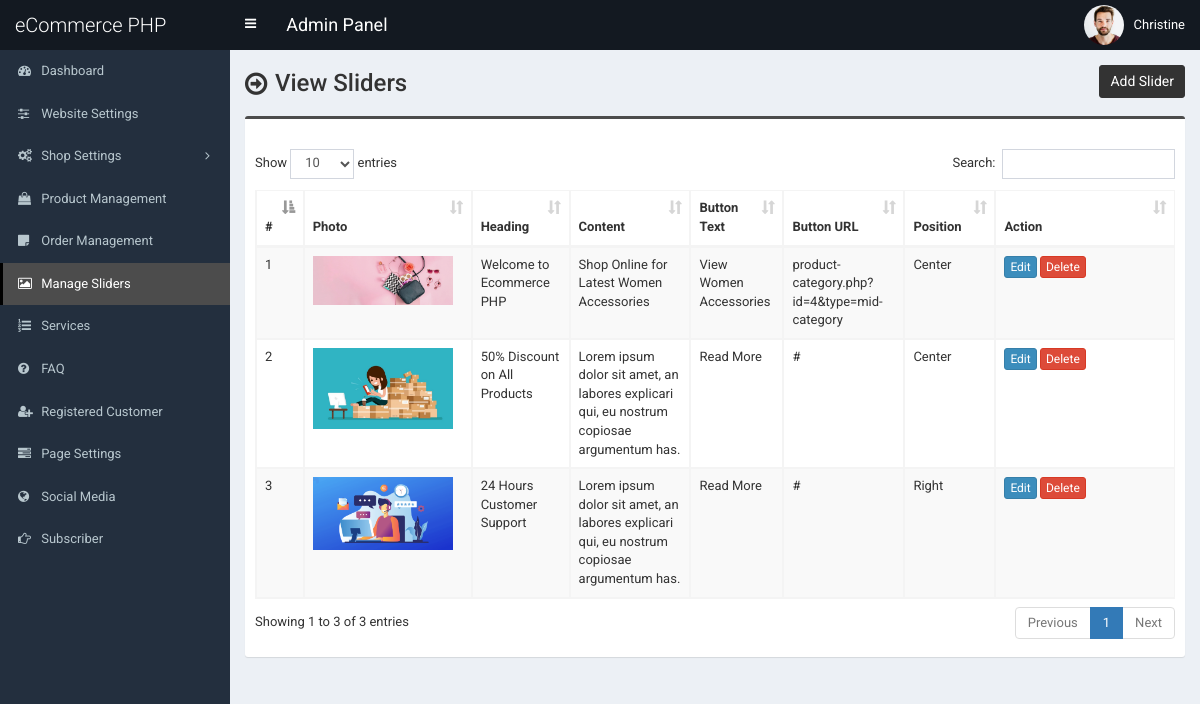
The page /admin/slider.php (signed in) on the database as committed earlier.
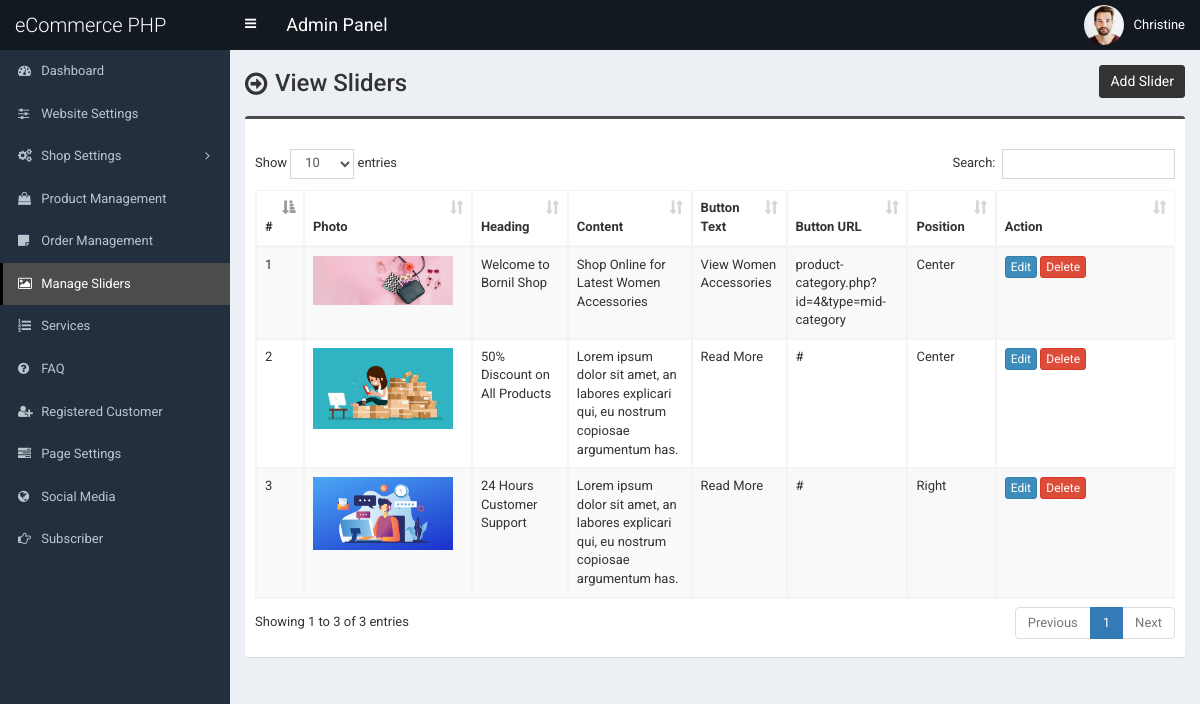
The same page on the database as committed later.
### tables this page shows
CREATE TABLE `tbl_slider` (
  `id` int(11) NOT NULL,
  `photo` varchar(255) NOT NULL,
  `heading` varchar(255) NOT NULL,
  `content` text NOT NULL,
  `button_text` varchar(255) NOT NULL,
  `button_url` varchar(255) NOT NULL,
  `position` varchar(255) NOT NULL
);

### admin/slider.php (the view, shortened to what this page needs)
<?php require_once('header.php'); ?>
<section class="content-header">
	<div class="content-header-left">
		<h1>View Sliders</h1>
	</div>
	<div class="content-header-right">
		<a href="slider-add.php" class="btn btn-primary btn-sm">Add Slider</a>
	</div>
</section>
<section class="content">
	<div class="row">
		<div class="col-md-12">
			<div class="box box-info">
				<div class="box-body table-responsive">
					<table id="example1" class="table table-bordered table-hover table-striped">
						<thead>
							<tr>
								<th>#</th>
								<th>Photo</th>
								<th>Heading</th>
								<th>Content</th>
								<th>Button Text</th>
								<th>Button URL</th>
								<th>Position</th>
								<th width="140">Action</th>
							</tr>
						</thead>
						<tbody>
							<?php
							$i=0;
							$statement = $pdo->prepare("SELECT
														id,
														photo,
														heading,
														content,
														button_text,
														button_url,
														position
							                           	FROM tbl_slider
							                           	");
							$statement->execute();
							$result = $statement->fetchAll(PDO::FETCH_ASSOC);
							foreach ($result as $row) {
								$i++;
								?>
								<tr>
									<td><?php echo $i; ?></td>
									<td style="width:150px;"><img src="../assets/uploads/<?php echo $row['photo']; ?>" alt="<?php echo $row['heading']; ?>" style="width:140px;"></td>
									<td><?php echo $row['heading']; ?></td>
									<td><?php echo $row['content']; ?></td>
									<td><?php echo $row['button_text']; ?></td>
									<td><?php echo $row['button_url']; ?></td>
									<td><?php echo $row['position']; ?></td>
									<td>
										<a href="slider-edit.php?id=<?php echo $row['id']; ?>" class="btn btn-primary btn-xs">Edit</a>
										<a href="#" class="btn btn-danger btn-xs" data-href="slider-delete.php?id=<?php echo $row['id']; ?>" data-toggle="modal" data-target="#confirm-delete">Delete</a>
									</td>
								</tr>
								<?php
							}
							?>
						</tbody>
					</table>
				</div>
			</div>
		</div>
	</div>
</section>
<?php require_once('footer.php'); ?>

Rows that differ between the two databases and show on the page:
changed tbl_slider "Shop Online for Latest Women Accessories": heading "Welcome to Ecommerce PHP" → "Welcome to Bornil Shop"
